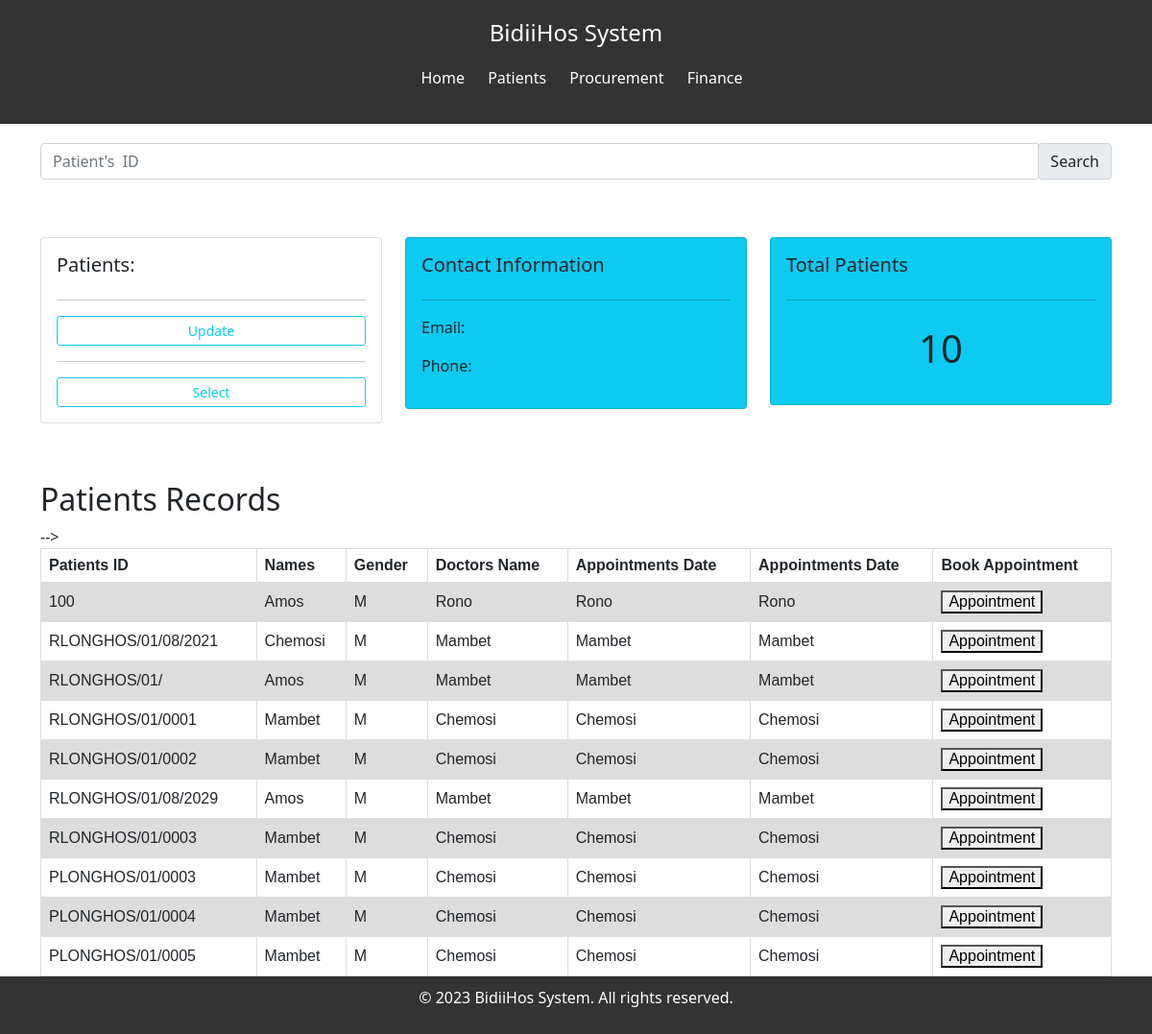
The page / on the database its author committed.
### Hospital/models.py (models this page shows)
class Patients(models.Model):
    PatientID = models.CharField(max_length=255, primary_key=True, default= 'PRLONGHOS/01/', unique=True)
    FirstName = models.CharField(max_length=255)
    LastName = models.CharField(max_length=255)
    DateOfBirth = models.DateField()
    Gender = models.CharField(max_length=1)
    Address = models.CharField(max_length=255)
    Phone = models.CharField(max_length=15,default='+254')
    Email = models.EmailField(max_length=255, default='      @gmail.com')
    InsuranceInfo = models.CharField(max_length=255)
    EmergencyContact = models.CharField(max_length=255)

### Hospital/views.py (the view)
# urls.py: path('', views.index, name="index"),
def index(request):
    try:
        patients = Patients.objects.all()
        p = patients.count()
        place_count = p
        if patients.exists():
            context = {'patients': patients, 'place_count':place_count}
            return render(request, 'Hos/Dashboard/dashboard.html', context)
        else:
            return render(request, 'no_patients.html')  # Create a template for this message
    except Exception as e:
        logger.error(f"An error occurred in the 'index' view: {str(e)}")
        return HttpResponse('Error Loading')

### Hospital/templates/Hos/Dashboard/dashboard.html (shortened to what this page needs)
{% extends 'Hos/base.html' %}
{% block content%}
    <div class= "container">
            <div class="input-group mb-3">
                <input type="text" class="form-control" placeholder="Patient's  ID" aria-label="Patient's  ID" aria-describedby="basic-addon2">
                <div class="input-group-append">
                    <span class="input-group-text btn-block" onclick="Get_Function()" id="basic-addon2">Search</span>
                </div>
            </div>
        <section>
            <div class="row mt-4">
                <div class="col-md">
                    <div class="card card-body">
                        <h5>Patients:</h5>
                        <hr>
                        <a class="btn btn-outline-info  btn-sm btn-block" href="#">Update </a>
                        <hr>
                        <a class="btn btn-outline-info  btn-sm btn-block" href="#">Select </a>
                    </div>
                </div>
                <div class="col-md">
                    <div class="card card-body bg-info">
                        <h5>Contact Information</h5>
                        <hr>
                        <p>Email: </p>
                        <p>Phone: </p>
                    </div>
                </div>
                <div class="col-md">
                    <div class="card card-body bg-info">
                        <h5>Total Patients </h5>
                            <hr>
                            <h1 style="text-align: center;padding: 10px">{{place_count}}</h1>
                    </div>
                </div>
            </div>
        </section>
        <section>
            {% if patients.exists %}
            <section class="patient">
                    <h2>Patients Records</h2>
                    <table>
                        <tr>
                            <th>Patients ID</th>
                            <th>Names</th>
                            <th>Gender</th>
                            <th>Doctors Name</th>
                            <th>Appointments Date</th>
                            <th>Appointments Date</th>
                             <th>Book Appointment</th>
                        </tr>
                        {% for p in patients %}
                        <tr>
                            <td>{{p.PatientID }}</td>
                            <td>{{ p.FirstName}}</td>
                            <td>{{ p.Gender }}</td>
                            <td>{{ p.LastName }}</td>
                            <td>{{ p.LastName }}</td>
                            <td>{{ p.LastName }}</td>
                            <td>
                                <button>Appointment</button>
                            </td>
                        </tr>
                        {% endfor %}
                    </table>
                        {% else %}
                           <p>No patients found.</p>
            </section>
        {% endif %}
        </section>
    </div>
{% endblock %}

### Hospital/templates/Hos/base.html (shortened to what this page needs)
{% load static %}
<html>
    <head>
        <link rel='stylesheet' type='text/css' media='screen' href="{% static 'base/bootstrap.css' %}">
        <link rel='stylesheet' type='text/css' media='screen' href="{% static 'base/navbar.css' %}">
        <link rel='stylesheet' type='text/css' media='screen' href="{% static 'base/footer.css' %}">
        <link rel='stylesheet' type='text/css' media='screen' href="{% static 'Dashboard/dashboard.css' %}">
    </head>
    <body>
        <header>
            <div class="container">
                <h1>BidiiHos System</h1>
                <nav>
                    <ul>
                        <li class="dropdown">
                            <a href="{% url 'index' %}" class="dropbtn">Home</a>
                        </li>
                        <li class="dropdown">
                            <a href="#" class="dropbtn">Patients</a>
                        </li>
                        <li class="dropdown">
                            <a href="#" class="dropbtn">Procurement</a>
                        </li>
                        <li class="dropdown">
                            <a href="#" class="dropbtn">Finance</a>
                        </li>
                    </ul>
                </nav>
            </div>
        </header>
        <section>
            {% block content %}
            {% endblock %}
        </section>
    </body>
    <footer>
        <p>&copy; 2023 BidiiHos System. All rights reserved.</p>
    </footer>
</html>

### Hospital/static/base/navbar.css (style rules this page uses)
header { background-color: #333; color: #fff; padding: 20px 0; text-align: center; }
header h1 { font-size: 24px; margin-bottom: 10px; }
nav ul { list-style: none; text-align: center; margin-top: 20px; }
nav ul li { display: inline; margin-right: 20px; }
nav a { text-decoration: none; color: #fff; }
section { padding: 20px 0; }
.dropbtn { cursor: pointer; }

### Hospital/static/base/footer.css (style rules this page uses)
footer { background-color: #333; color: #fff; text-align: center; padding: 10px 0; position: fixed; width: 100%; bottom: 0; }

### Hospital/static/Dashboard/dashboard.css (style rules this page uses)
table { font-family: arial, sans-serif; border-collapse: collapse; width: 100%; }
td, th { border: 1px solid #dddddd; text-align: left; padding: 8px; }
tr:nth-child(even) { background-color: #dddddd; }

### rows shown on the page
Patients: PatientID "100", FirstName "Amos", Gender "M", LastName "Rono"
Patients: PatientID "RLONGHOS/01/08/2021", FirstName "Chemosi", Gender "M", LastName "Mambet"
Patients: PatientID "RLONGHOS/01/", FirstName "Amos", Gender "M", LastName "Mambet"
Patients: PatientID "RLONGHOS/01/0001", FirstName "Mambet", Gender "M", LastName "Chemosi"
Patients: PatientID "RLONGHOS/01/0002", FirstName "Mambet", Gender "M", LastName "Chemosi"
Patients: PatientID "RLONGHOS/01/08/2029", FirstName "Amos", Gender "M", LastName "Mambet"
Patients: PatientID "RLONGHOS/01/0003", FirstName "Mambet", Gender "M", LastName "Chemosi"
Patients: PatientID "PLONGHOS/01/0003", FirstName "Mambet", Gender "M", LastName "Chemosi"
Patients: PatientID "PLONGHOS/01/0004", FirstName "Mambet", Gender "M", LastName "Chemosi"
Patients: PatientID "PLONGHOS/01/0005", FirstName "Mambet", Gender "M", LastName "Chemosi"

### other values the page prints
{{ place_count }} "10"
